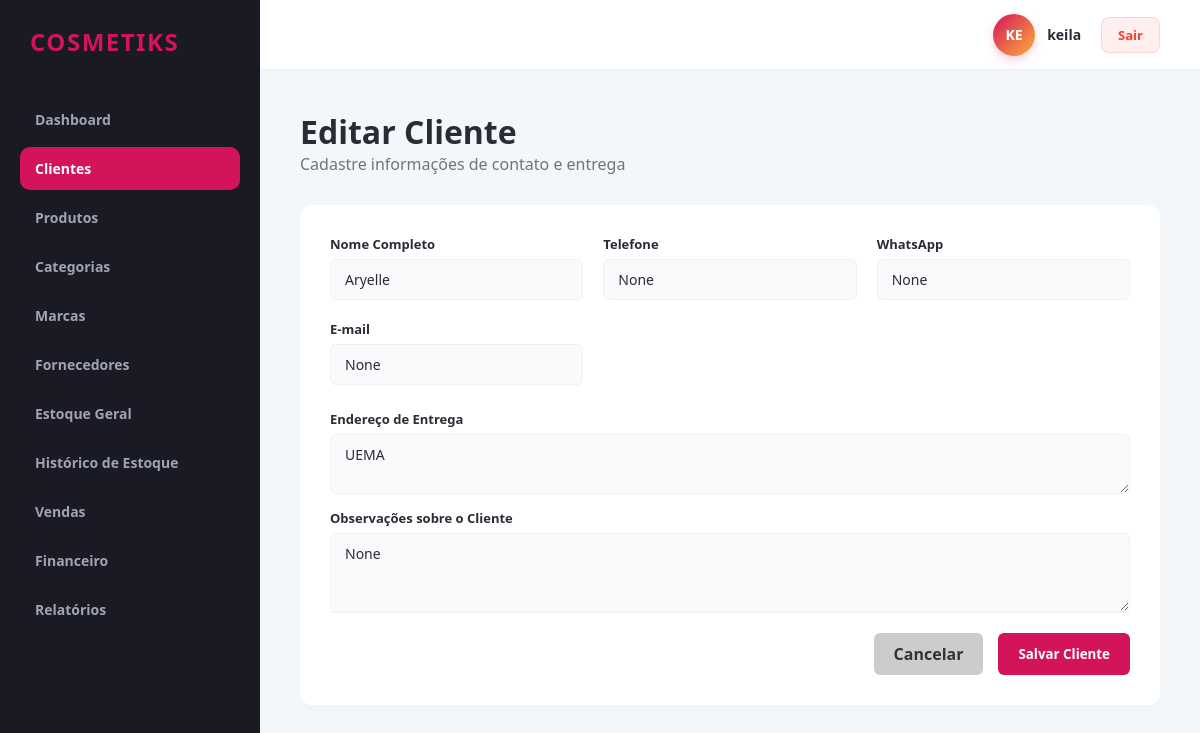
Screenshot of /clientes/editar/2 (signed in) with the database file from the repository.
### app/models/cliente.py (models this page shows)
class Cliente(db.Model):
    __tablename__ = 'clientes'
    id = db.Column(db.Integer, primary_key=True)
    revendedor_id = db.Column(db.Integer, db.ForeignKey('revendedores.id'), nullable=False)
    nome = db.Column(db.String(150), nullable=False)
    telefone = db.Column(db.String(20), nullable=True)
    whatsapp = db.Column(db.String(20), nullable=True)
    email = db.Column(db.String(100), nullable=True)
    endereco = db.Column(db.Text, nullable=True)
    data_cadastro = db.Column(db.DateTime, default=datetime.utcnow)
    observacoes = db.Column(db.Text, nullable=True)

### app/controllers/cliente_controller.py (the view, shortened to what this page needs)
@cliente_bp.route('/editar/<int:id_cliente>', methods=['GET', 'POST'])
@revendedor_required
def editar(id_cliente):
    revendedor_id = session.get('revendedor_id')
    clie = cliente_service.cliente_repo.get_by_id_and_revendedor(id_cliente, revendedor_id)
    return render_template('clientes/form.html', cliente=clie)

### app/controllers/cliente_controller.py (called while the page is built)
def revendedor_required(f):
    @wraps(f)
    def decorated_function(*args, **kwargs):
        if not session.get('usuario_logado') or session.get('is_admin'):
            flash('Acesso restrito a revendedores autenticados.', 'danger')
            return redirect(url_for('auth.login'))
        return f(*args, **kwargs)
    return decorated_function

### app/repositories/base_repository.py (called while the page is built)
    def get_by_id_and_revendedor(self, id, revendedor_id):
        return self.model.query.filter_by(id=id, revendedor_id=revendedor_id).first()

### app/templates/clientes/form.html
{% extends 'base.html' %}
{% block content %}
<div class="header-panel">
    <div>
        <h1>{% if cliente %}Editar{% else %}Novo{% endif %} Cliente</h1>
        <p style="color: var(--text-muted);">Cadastre informações de contato e entrega</p>
    </div>
</div>
<div class="form-container">
    <form action="{% if cliente %}{{ url_for('cliente.editar', id_cliente=cliente.id) }}{% else %}{{ url_for('cliente.novo') }}{% endif %}" method="POST">
        <div class="form-grid">
            <div class="form-group">
                <label class="form-label">Nome Completo</label>
                <input type="text" name="nome" class="form-control" value="{{ cliente.nome if cliente else '' }}" required>
            </div>
            <div class="form-group">
                <label class="form-label">Telefone</label>
                <input type="text" name="telefone" class="form-control" value="{{ cliente.telefone if cliente else '' }}" oninput="Utils.mascararTelefone(this)">
            </div>
            <div class="form-group">
                <label class="form-label">WhatsApp</label>
                <input type="text" name="whatsapp" class="form-control" value="{{ cliente.whatsapp if cliente else '' }}" oninput="Utils.mascararTelefone(this)">
            </div>
            <div class="form-group">
                <label class="form-label">E-mail</label>
                <input type="email" name="email" class="form-control" value="{{ cliente.email if cliente else '' }}">
            </div>
        </div>
        <div class="form-group full-width" style="margin-top: 15px;">
            <label class="form-label">Endereço de Entrega</label>
            <textarea name="endereco" class="form-control" rows="2">{{ cliente.endereco if cliente else '' }}</textarea>
        </div>
        <div class="form-group full-width" style="margin-top: 15px;">
            <label class="form-label">Observações sobre o Cliente</label>
            <textarea name="observacoes" class="form-control" rows="3">{{ cliente.observacoes if cliente else '' }}</textarea>
        </div>
        <div class="form-actions">
            <a href="{{ url_for('cliente.index') }}" class="btn btn-danger" style="background: #ccc; color: #333;">Cancelar</a>
            <button type="submit" class="btn btn-primary">Salvar Cliente</button>
        </div>
    </form>
</div>
{% endblock %}

### app/static/css/main.css (style rules this page uses)
:root { --primary-color: #d4145a; --secondary-color: #fbb03b; --dark-bg: #1a1a24; --card-bg: #ffffff; --text-main: #2b2b36; --text-muted: #6c757d; --border-color: #eef2f5; --success: #00b074; --danger: #ff3b30; --warning: #ffcc00; }
* { margin: 0; padding: 0; box-sizing: border-box; font-family: 'Segoe UI', Tahoma, Geneva, Verdana, sans-serif; }
body { background-color: #f4f7f9; color: var(--text-main); display: flex; min-height: 100vh; }
.header-panel { display: flex; justify-content: space-between; align-items: center; margin-bottom: 30px; }
.btn { padding: 10px 20px; border-radius: 6px; border: none; font-weight: 600; cursor: pointer; transition: background 0.2s; text-decoration: none; display: inline-block; }
.btn-primary { background: var(--primary-color); color: #fff; }
.btn-danger { background: var(--danger); color: #fff; }

### app/static/css/components.css (style rules this page uses)
.form-container { background: #ffffff; border-radius: 12px; padding: 30px; box-shadow: 0 4px 6px rgba(0,0,0,0.02); }
.form-grid { display: grid; grid-template-columns: repeat(auto-fit, minmax(220px, 1fr)); gap: 20px; margin-bottom: 25px; }
.form-group { display: flex; flex-direction: column; gap: 6px; }
.form-group.full-width { grid-column: 1 / -1; }
.form-label { font-size: 13px; font-weight: 600; color: var(--text-main); }
.form-control { padding: 10px 14px; border: 1px solid #eef2f5; border-radius: 6px; background-color: #f8fafc; font-size: 14px; color: var(--text-main); transition: all 0.2s; }
.form-actions { display: flex; justify-content: flex-end; gap: 15px; border-top: 1px solid var(--border-color); padding-top: 20px; }

### rows the page displays
Cliente: nome "Aryelle", telefone "None", whatsapp "None", email "None", endereco "UEMA", observacoes "None"

### other values shown
{{ saas_name }} "COSMETIKS"
{{ username_raw[:2]|upper }} "KE"
{{ username_raw }} "keila"
